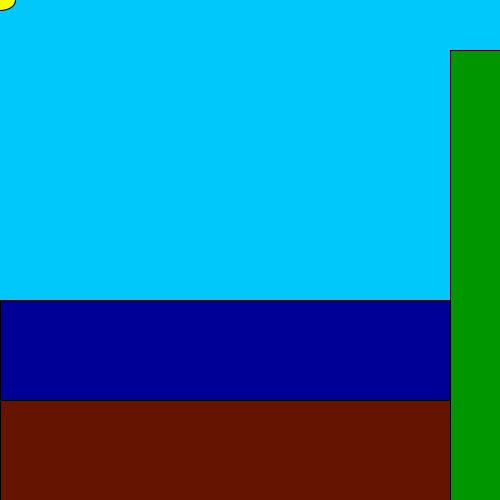
Frame 1 (no input)
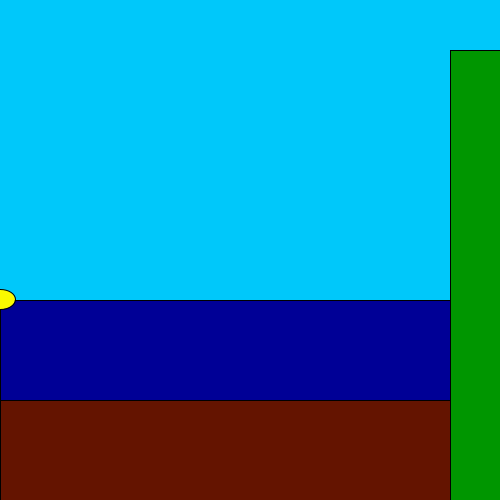
Frame 60 (the mouse pressed at the canvas centre just before this capture)
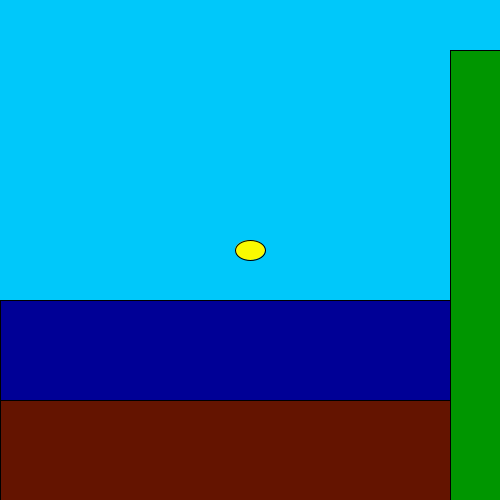
Frame 120 (the mouse held since frame 60 and released just before this capture)

The Processing sketch that drew these frames (run headless with seeded random() and noise(); from frame 60 on, the mouse is pressed at the canvas centre):

// Processing sketch: processing_138041
// ── processing_138041.pde

float x;
float y;
float xs;
float ys;
float ya=1;
void setup(){
size(500,500);
background(0,200,250);
}
void draw(){
background(0,200,250);
x+=xs;
y+=ys;
ys+=ya;
if (mousePressed){
x=mouseX;
y=mouseY;
xs=mouseX-pmouseX;
ys=mouseY-pmouseY;
}
if (y>=300){
xs=xs*.9;
ys=ys*.9-1;
}
if (y>=400){
ys=-abs(ys);
}
if (x>=450){
xs=-abs(xs);
}


fill(0,0,150);
rect(0,300,500,200);

fill(100,20,0);
rect(0,400,500,100);

fill(0,150,0);
rect(450,50,50,450);

fill(250,250,0);
translate(x,y);
rotate(xs);
ellipse(0,0,30,20);
}
